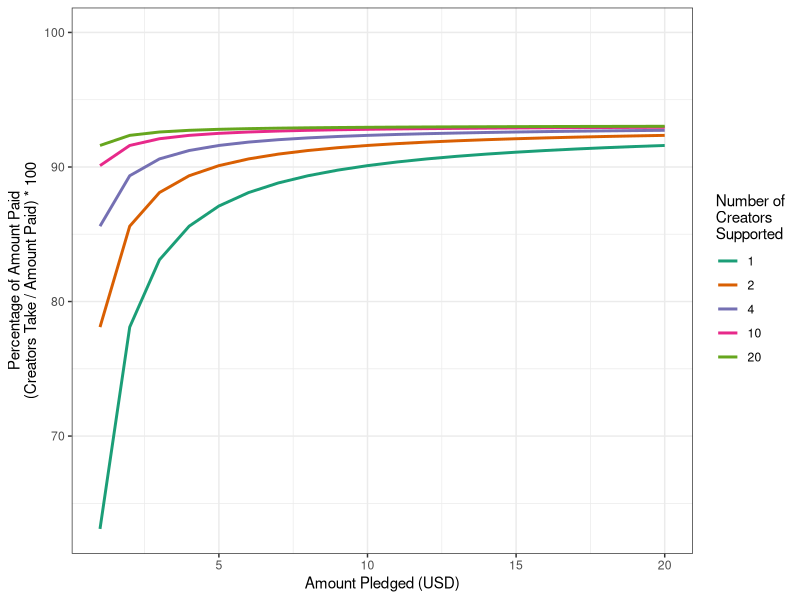
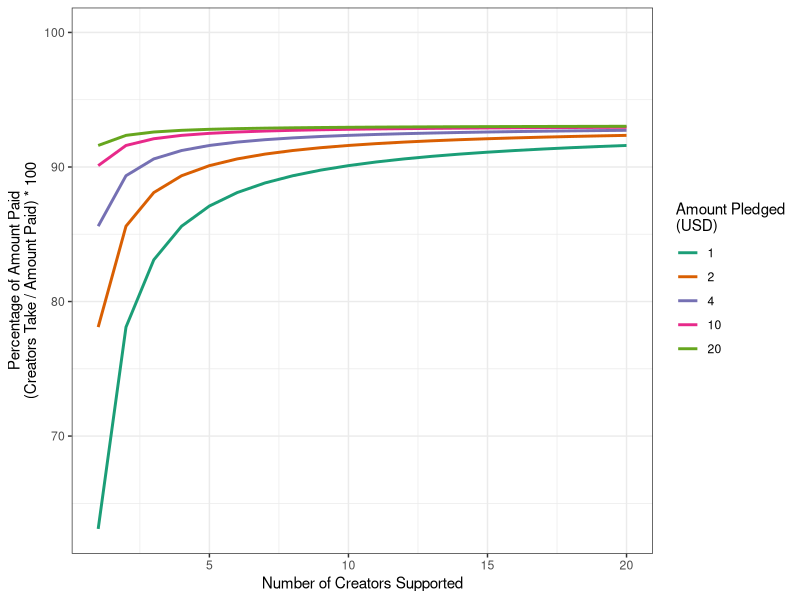

Generate these figures, in order, with R:
## ---- chunk 1
library(tidyverse)
## ---- chunk 2
old_payment <- function(pledge_amount, number_supported) {
  stripe_fee <- pledge_amount * number_supported * 0.019 + 0.3
  patreon_cut <- pledge_amount * 0.05
  
  breakdown <- tibble(old_stripe_creator_cut = pledge_amount - stripe_fee / number_supported - patreon_cut, 
                    old_stripe_patron_paid = pledge_amount, 
                    old_stripe_creator_percent = (pledge_amount - stripe_fee / number_supported - patreon_cut) / pledge_amount * 100)  
}
## ---- chunk 3
old_payment_calculation <- tibble(pledge = c(1:20)) %>% 
  mutate(list(tibble(creators = c(1:20)))) %>% 
  unnest() %>% 
  group_by(pledge, creators) %>% 
  mutate(list(old_payment(pledge, creators))) %>% 
  unnest() %>% 
  ungroup()
## ---- chunk 4
old_payment_calculation %>% 
  filter(creators %in% c(1, 2, 4, 10, 20)) %>% 
  ggplot(aes(x = pledge, 
             y = old_stripe_creator_percent, 
             color = as.factor(creators))) + 
  geom_line(size = 1) +
  theme_bw() + 
  labs(x = "Amount Pledged (USD)", 
         y = "Percentage of Amount Paid\n(Creators Take / Amount Paid) * 100", 
         color = "Number of\nCreators\nSupported") + 
  scale_color_brewer(palette = "Dark2") + 
  ylim(c(NA, 100))
## ---- chunk 5
old_payment_calculation %>% 
  filter(pledge %in% c(1, 2, 4, 10, 20)) %>% 
  ggplot(aes(x = creators, 
             y = old_stripe_creator_percent, 
             color = as.factor(pledge))) + 
  geom_line(size = 1) +
  theme_bw() + 
  labs(x = "Number of Creators Supported", 
         y = "Percentage of Amount Paid\n(Creators Take / Amount Paid) * 100", 
         color = "Amount Pledged\n(USD)") + 
  scale_color_brewer(palette = "Dark2") + 
  ylim(c(NA, 100))
## ---- chunk 6
old_payment_stripe <- function(pledge_amount) {
  stripe_fee <- sum(pledge_amount) * 0.019 + 0.3
  patreon_cut <- pledge_amount * 0.05
  
  breakdown <- tibble(pledge = pledge_amount, 
                    old_stripe_creator_cut = pledge_amount - stripe_fee / length(pledge_amount) - patreon_cut, 
                    old_stripe_patron_paid = pledge_amount, 
                    old_stripe_creator_percent = (pledge_amount - stripe_fee / length(pledge_amount) - patreon_cut) / pledge_amount)  
  return(breakdown)
}
## ---- chunk 7
new_payment <- function(pledge_amount) {
  transaction_fee <- pledge_amount * 0.029 + 0.35
  patreon_cut <- pledge_amount * 0.05
  
  breakdown <- tibble(pledge = pledge_amount, 
                    new_creator_cut = pledge_amount - patreon_cut, 
                    new_patron_paid = pledge_amount + transaction_fee, 
                    new_creator_percent = (pledge_amount - patreon_cut) / new_patron_paid)  
  return(breakdown)
}
